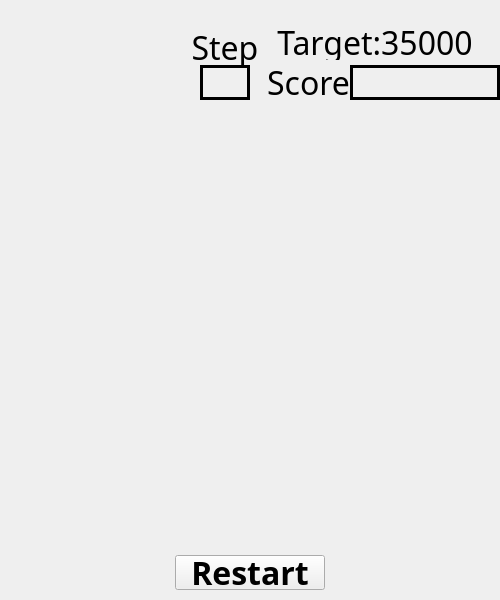
<?xml version="1.0" encoding="UTF-8"?>
<ui version="4.0">
 <class>MainWindow</class>
 <widget class="QMainWindow" name="MainWindow">
  <property name="geometry">
   <rect>
    <x>0</x>
    <y>0</y>
    <width>500</width>
    <height>600</height>
   </rect>
  </property>
  <property name="windowTitle">
   <string>MainWindow</string>
  </property>
  <widget class="QWidget" name="centralWidget">
   <widget class="QLabel" name="background">
    <property name="geometry">
     <rect>
      <x>0</x>
      <y>0</y>
      <width>500</width>
      <height>600</height>
     </rect>
    </property>
    <property name="text">
     <string/>
    </property>
   </widget>
   <widget class="QLabel" name="score">
    <property name="geometry">
     <rect>
      <x>350</x>
      <y>65</y>
      <width>150</width>
      <height>35</height>
     </rect>
    </property>
    <property name="font">
     <font>
      <family>AR DARLING</family>
      <pointsize>24</pointsize>
     </font>
    </property>
    <property name="frameShape">
     <enum>QFrame::Box</enum>
    </property>
    <property name="lineWidth">
     <number>3</number>
    </property>
    <property name="text">
     <string/>
    </property>
    <property name="textFormat">
     <enum>Qt::AutoText</enum>
    </property>
    <property name="alignment">
     <set>Qt::AlignRight|Qt::AlignTrailing|Qt::AlignVCenter</set>
    </property>
    <property name="margin">
     <number>0</number>
    </property>
   </widget>
   <widget class="QLabel" name="scoo">
    <property name="geometry">
     <rect>
      <x>250</x>
      <y>65</y>
      <width>100</width>
      <height>35</height>
     </rect>
    </property>
    <property name="font">
     <font>
      <family>AR DARLING</family>
      <pointsize>24</pointsize>
     </font>
    </property>
    <property name="text">
     <string>Score</string>
    </property>
    <property name="alignment">
     <set>Qt::AlignRight|Qt::AlignTrailing|Qt::AlignVCenter</set>
    </property>
   </widget>
   <widget class="QLabel" name="step">
    <property name="geometry">
     <rect>
      <x>200</x>
      <y>65</y>
      <width>50</width>
      <height>35</height>
     </rect>
    </property>
    <property name="font">
     <font>
      <family>AR DARLING</family>
      <pointsize>24</pointsize>
     </font>
    </property>
    <property name="frameShape">
     <enum>QFrame::Box</enum>
    </property>
    <property name="lineWidth">
     <number>3</number>
    </property>
    <property name="text">
     <string/>
    </property>
    <property name="alignment">
     <set>Qt::AlignRight|Qt::AlignTrailing|Qt::AlignVCenter</set>
    </property>
   </widget>
   <widget class="QLabel" name="ste">
    <property name="geometry">
     <rect>
      <x>190</x>
      <y>30</y>
      <width>70</width>
      <height>35</height>
     </rect>
    </property>
    <property name="font">
     <font>
      <family>AR DARLING</family>
      <pointsize>24</pointsize>
     </font>
    </property>
    <property name="text">
     <string>Step</string>
    </property>
    <property name="alignment">
     <set>Qt::AlignCenter</set>
    </property>
   </widget>
   <widget class="QLabel" name="gameover">
    <property name="geometry">
     <rect>
      <x>0</x>
      <y>100</y>
      <width>500</width>
      <height>500</height>
     </rect>
    </property>
    <property name="text">
     <string/>
    </property>
   </widget>
   <widget class="QPushButton" name="restart">
    <property name="geometry">
     <rect>
      <x>175</x>
      <y>555</y>
      <width>150</width>
      <height>35</height>
     </rect>
    </property>
    <property name="font">
     <font>
      <family>AR DARLING</family>
      <pointsize>24</pointsize>
      <weight>75</weight>
      <bold>true</bold>
     </font>
    </property>
    <property name="focusPolicy">
     <enum>Qt::NoFocus</enum>
    </property>
    <property name="text">
     <string>Restart</string>
    </property>
   </widget>
   <widget class="QLabel" name="star1">
    <property name="geometry">
     <rect>
      <x>20</x>
      <y>40</y>
      <width>50</width>
      <height>50</height>
     </rect>
    </property>
    <property name="frameShape">
     <enum>QFrame::NoFrame</enum>
    </property>
    <property name="text">
     <string/>
    </property>
   </widget>
   <widget class="QLabel" name="star2">
    <property name="geometry">
     <rect>
      <x>70</x>
      <y>10</y>
      <width>50</width>
      <height>50</height>
     </rect>
    </property>
    <property name="frameShape">
     <enum>QFrame::NoFrame</enum>
    </property>
    <property name="text">
     <string/>
    </property>
   </widget>
   <widget class="QLabel" name="star3">
    <property name="geometry">
     <rect>
      <x>120</x>
      <y>40</y>
      <width>50</width>
      <height>50</height>
     </rect>
    </property>
    <property name="frameShape">
     <enum>QFrame::NoFrame</enum>
    </property>
    <property name="text">
     <string/>
    </property>
   </widget>
   <widget class="QLabel" name="label">
    <property name="geometry">
     <rect>
      <x>250</x>
      <y>25</y>
      <width>250</width>
      <height>35</height>
     </rect>
    </property>
    <property name="font">
     <font>
      <family>AR DARLING</family>
      <pointsize>24</pointsize>
     </font>
    </property>
    <property name="text">
     <string>Target:35000</string>
    </property>
    <property name="alignment">
     <set>Qt::AlignCenter</set>
    </property>
   </widget>
  </widget>
 </widget>
 <layoutdefault spacing="6" margin="11"/>
 <resources/>
 <connections/>
</ui>
